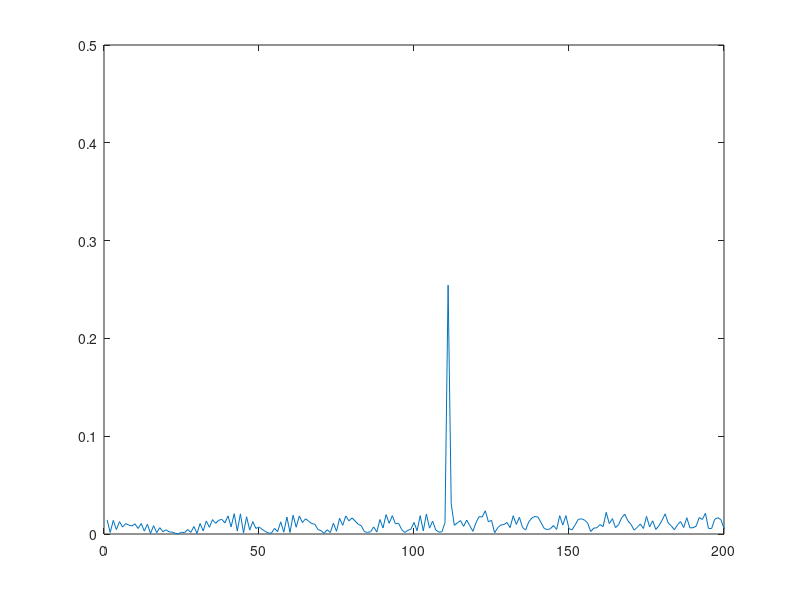
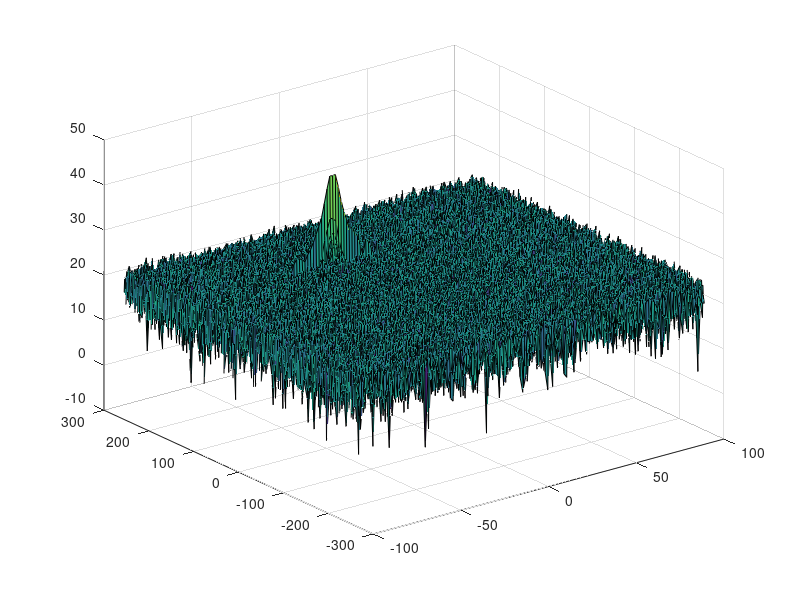

Write the MATLAB code that produced these figures, in order. (Note: a time limit stopped this script after it produced the figures.)
%% Radar Target Generation and Detection
% Udacity Sensor Fusion, Project 4
% Dylan Walker Brown

clear; close all; clc;

%% Physical constants

% Let speed of light = 3e8
c = 3e8;

%% Radar specifications 

% Frequency of operation = 77 GHz
fc = 77e9;  % Carrier frequency, Hz

% Max range = 200 m
maxRange = 200;

% Range resolution = 1 m
rangeResolution = 1;

% Max velocity = 100 m/s
maxVelocity = 100;

% In general, for an FMCW radar system, the sweep time should be at least
% five to six times the round trip time.
rttScale = 5.5;

%% User defined range and velocity of simulated target

R = 110;  % Initial position
v = -20;  % Initial velocity, remains contant

%% FMCW waveform generation

% Design the FMCW waveform by giving the specs of each of its parameters:
% calculate the chirp's bandwidth (B), time (Tchirp), and slope (slope).
B = c / (2 * rangeResolution);
Tchirp = rttScale * (2 * maxRange / c);  % scale factor on round-trip time 
slope =  B / Tchirp;
                                                          
% The number of chirps in one sequence. It's ideal to have 2^value for ease
% of running FFT for Doppler estimation. 
Nd = 128;  % # of doppler cells OR # of sent periods % number of chirps

% The number of samples on each chirp. 
Nr = 1024;  % for length of time OR # of range cells

% Timestamp for running the displacement scenario for every sample.
t = linspace(0, Nd * Tchirp, Nr * Nd); % total time for samples
L = Nr * Nd;

% Creating vectors for Tx, Rx, and Mix based on the total samples input.
Tx = zeros(1, length(t));  % transmitted signal
Rx = zeros(1, length(t));  % received signal
Mix = zeros(1, length(t));  % beat signal

% Similar vectors for range_covered and time delay.
r_t = zeros(1, length(t));
td = zeros(1, length(t));

%% Signal generation and moving target simulation

% For each time stamp update the range of the target for constant velocity. 
for i = 1:length(t)

    % Time delay for round trip on this iteration, given constant velocity.
    tau = 2*(R + t(i) * v) / c;  % seconds
    
    % For each sample we need update the transmitted and received signal. 
    Tx(i) = cos(2 * pi * (fc * t(i) + slope * t(i)^2 / 2));
    Rx(i) = cos(2 * pi * (fc * (t(i) - tau) + slope * (t(i) - tau)^2 / 2));
    
    % Now by mixing the transmit and receive, generate the beat signal by
    % element-wise matrix multiplication of the tx/rx signals.
    Mix(i) = Tx(i) * Rx(i);
end

%% Range measurement

% Reshape the vector into a Nr x Nd array. Nr and Nd here would also define
% the size of range and Doppler FFT respectively.
beat = reshape(Mix, [Nr, Nd]);

% Run FFT on the beat signal along range bins dimension (Nr) and normalize.
signal_fft = fft(beat) / Nr;

% Take the absolute value of FFT output
abs_fft = abs(signal_fft);

% Output of FFT is a double sided signal, but we are interested in only one
% side of the spectrum. Hence we throw out half of the samples.
one_side_fft = abs_fft(1 : Nr / 2);

% Plotting the range using the output of first FFT
figure('Name', 'Range from first FFT');
f = Nr / length(one_side_fft) * (0 : (Nr / 2 - 1));
%plot(f, one_side_fft);
plot(one_side_fft);
axis([0 200 0 0.5]);

%% Range Doppler response

% The 2D FFT implementation is already provided here. This will run a 2DFFT
% on the mixed signal (beat signal) output and generate a range doppler
% map. You will implement CFAR on the generated RDM.

% Range Doppler Map Generation

% The output of the 2D FFT is an image that has reponse in the range and
% doppler FFT bins. So, it is important to convert the axis from bin sizes
% to range and doppler based on their Mix values.

Mix = reshape(Mix, [Nr Nd]);

% 2D FFT using the FFT size for both dimensions.
sig_fft2 = fft2(Mix, Nr, Nd);

% Taking just one side of signal from Range dimension.
sig_fft2 = sig_fft2(1 : Nr/2, 1 : Nd);
sig_fft2 = fftshift(sig_fft2);
RDM = abs(sig_fft2);
RDM = 10 * log10(RDM);

% Use the surf function to plot the output of 2D FFT as a 3D surface.
doppler_axis = linspace(-100, 100, Nd);
range_axis = linspace(-200, 200, Nr/2) * (Nr/2 / 400);
figure('Name', '2D FFT range Doppler response');
surf(doppler_axis, range_axis, RDM);

%% CFAR implementation

% Slide window through the complete range Doppler map

% Select the number of training cells in both the dimensions.
Tr = 12;  % Training (range dimension)
Td = 3;  % Training cells (doppler dimension)

% Select the number of guard cells in both dimensions around the Cell Under 
% Test (CUT) for accurate estimation.
Gr = 4;  % Guard cells (range dimension)
Gd = 1;  % Guard cells (doppler dimension)

% Offset the threshold by SNR value in dB
offset = 15;

% Calculate the total number of training and guard cells
N_guard = (2 * Gr + 1) * (2 * Gd + 1) - 1;  % Remove CUT
N_training = (2 * Tr + 2 * Gr + 1) * (2 * Td + 2 * Gd + 1) - (N_guard + 1);

% Create a vector to store noise_level for each iteration on training cells
% noise_level = zeros(1,1);

% Design a loop such that it slides the CUT across range doppler map by
% giving margins at the edges for training and guard cells. For every
% iteration sum the signal level within all the training cells. To sum
% convert the value from logarithmic to linear using the db2pow function.
% Average the summed values for all of the training cells used. After
% averaging convert it back to logarithimic using pow2db. Further, add the
% offset to it to determine the threshold. Next, compare the signal under
% CUT with this threshold. If the CUT level > threshold assign it a value
% of 1, else equate it to 0.

CFAR = zeros(size(RDM));

% Use RDM[x,y] from the output of 2D FFT above for implementing CFAR
for range_index = Tr + Gr + 1 : Nr/2 - Tr - Gr
    for doppler_index = Td + Gd + 1 : Nd - Td - Gd
        % Slice the entire window
        training = RDM(range_index - Tr - Gr : range_index + Tr + Gr, ...
                       doppler_index - Td - Gd : doppler_index + Td + Gd);
        % Set all non-training cells to zero
        training(range_index - Gr : range_index + Gr, ...
                 doppler_index - Gd : doppler_index + Gd) = 0;
        % Convert decibel measurements to power
        training = db2pow(training);
        % Calculate the training mean
        training = sum(training) / N_training;
        % Revert average power to decibels
        training = pow2db(training);
        % Use the offset to determine the SNR threshold
        threshold = training + offset;
        % Apply the threshold to the CUT
        if RDM(range_index, doppler_index) > threshold
            CFAR(range_index, doppler_index) = 1;
        end
    end
end

% The process above will generate a thresholded block, which is smaller 
% than the Range Doppler Map as the CUT cannot be located at the edges of
% the matrix. Hence, a few cells will not be thresholded. To keep the map
% size the same, set those values to 0.

% Display the CFAR output using the surf function as we did for RDM above.
figure('Name', '2D CFAR applied to range doppler map (RDM)');
surf(doppler_axis, range_axis, CFAR);
colorbar;
